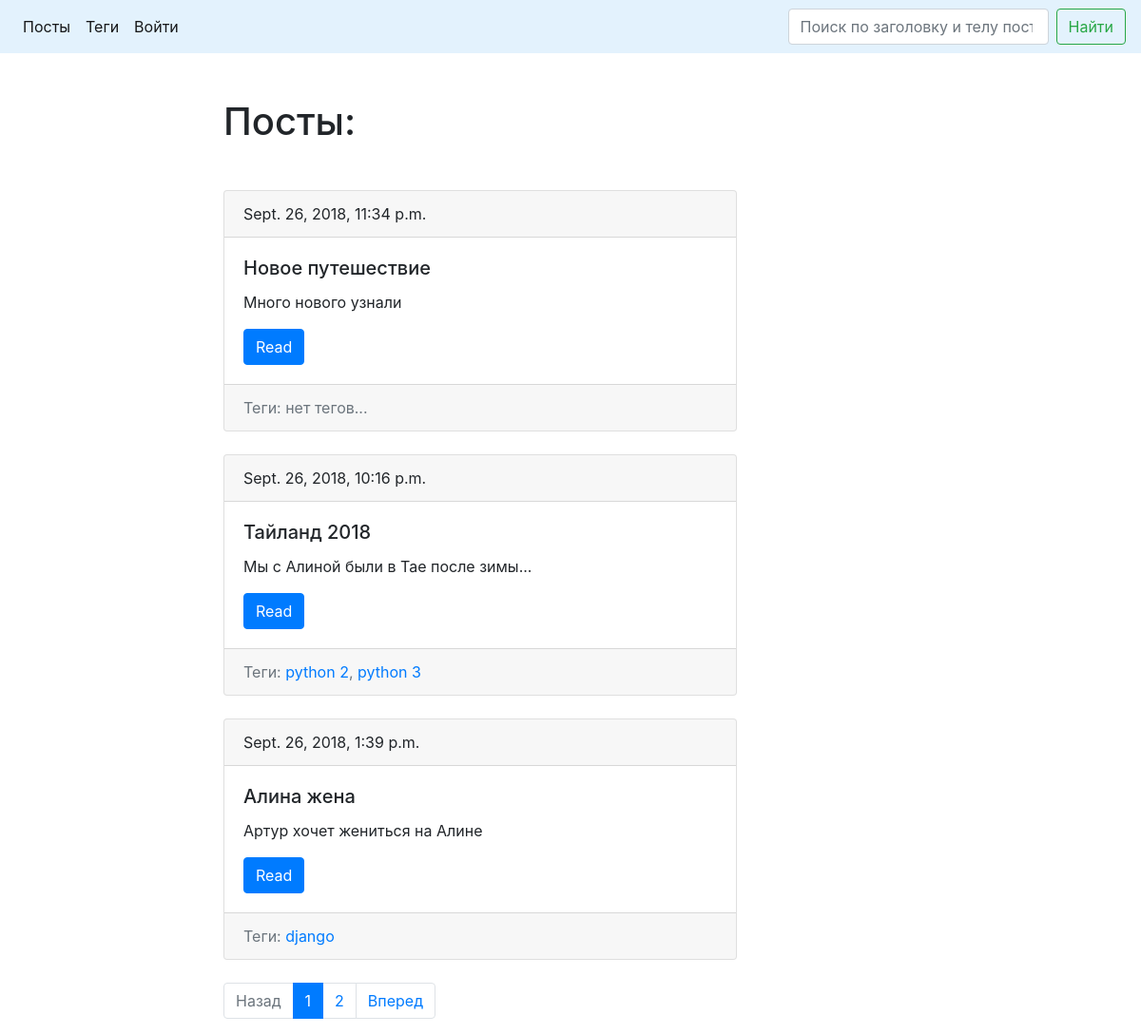
Before: /posts/page/1 with the older database file.
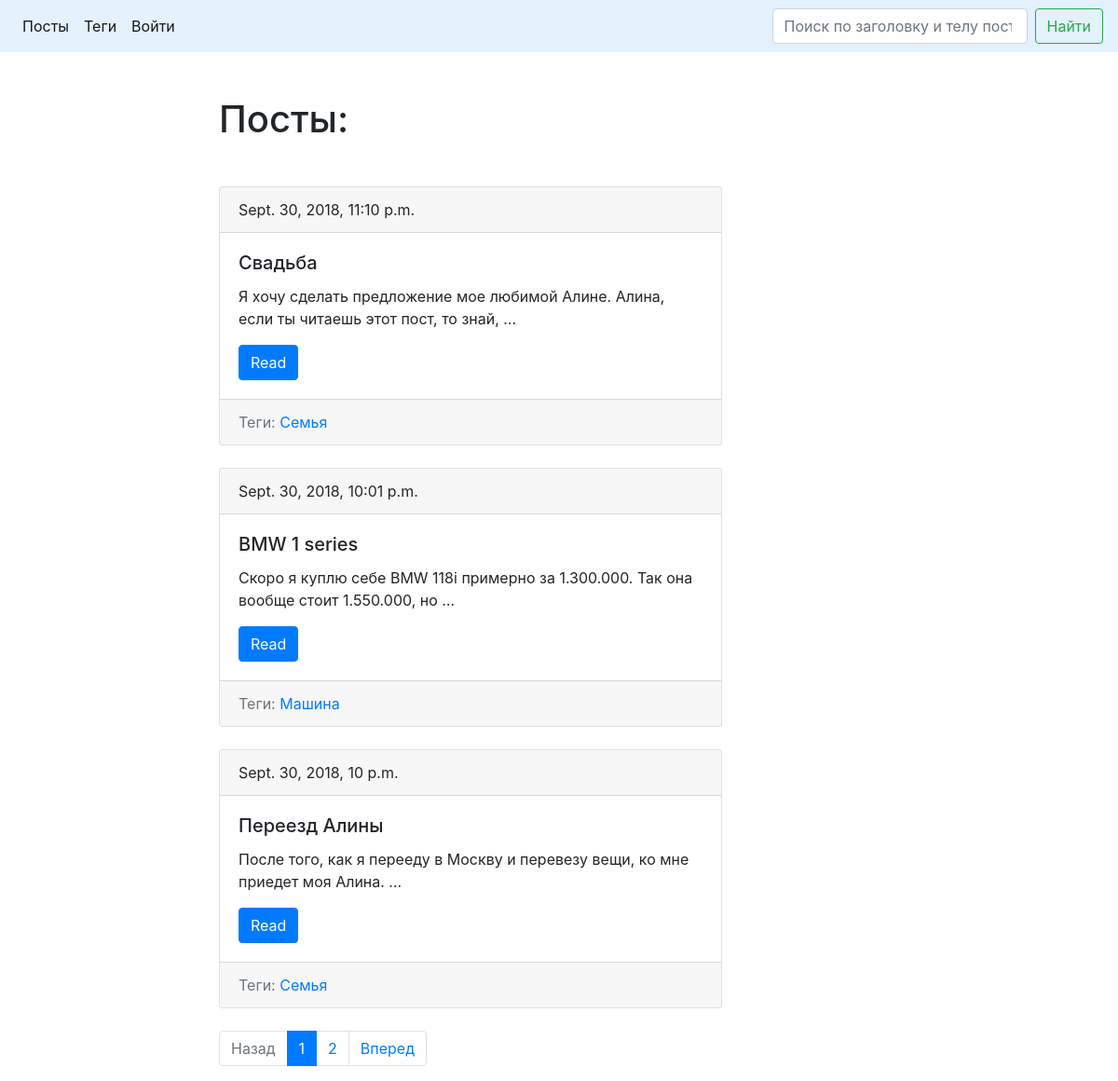
After: the same page with the newer database file.
### blog/models.py (models this page shows, shortened)
class Post(models.Model):
    title = models.CharField(verbose_name='Заголовок', max_length=150, db_index=True)
    slug = models.SlugField(max_length=150, blank=True, unique=True)
    body = models.TextField(verbose_name='Тело', blank=True, db_index=True)
    pub_date = models.DateTimeField(verbose_name='Дата публикации', auto_now_add=True)
    tags = models.ManyToManyField('Tag', blank=True, related_name='posts', verbose_name='Теги')
    def get_absolute_url(self):
        return reverse('post_detail_url', kwargs={'slug': self.slug})
    class Meta:
        ordering = ['-pub_date']

class Tag(models.Model):
    title = models.CharField(verbose_name='Заголовок', max_length=50)
    slug = models.SlugField(max_length=50, blank=True, unique=True)
    def get_absolute_url(self):
        return reverse('tag_detail_url', kwargs={'slug': self.slug})
    class Meta:
        ordering = ['title']

### blog/views.py (the view)
# urls.py: path('posts/page/<int:page_number>', views.PostsList.as_view(), name='posts_list_url'),
class PostsList(View):
    def get(self, request, page_number):
        search_query = request.GET.get('search', '')
        if search_query:
            posts = Post.objects.filter(Q(title__icontains=search_query) | Q(body__icontains=search_query))
        else:
            posts = Post.objects.all()
        paginator = Paginator(posts, 3)
        page = paginator.get_page(page_number)
        is_paginated = page.has_other_pages()
        previous_url, next_url = previous_next_url(page)
        return render(request, 'blog/index.html', context={
            'is_paginated': is_paginated,
            'previous_url': previous_url,
            'next_url': next_url,
            'page': page,
        })

### blog/views.py (called while the page is built)
def previous_next_url(page):
    if page.has_previous():
        previous_url = str(page.previous_page_number())
    else:
        previous_url = None
    if page.has_next():
        next_url = str(page.next_page_number())
    else:
        next_url = None
    return previous_url, next_url

### blog/templates/blog/index.html (shortened to what this page needs)
{% extends "blog/base_blog.html" %}
{% block content %}
    <h1 class="mb-5">Посты:</h1>
    {% for post in page.object_list %}
        {% include "blog/includes/post_card_template.html" %}
    {% endfor %}
{% endblock %}

### blog/templates/blog/base_blog.html (shortened to what this page needs)
{% extends "base.html" %}

### templates/base.html (shortened to what this page needs)
{% load static %}
<!DOCTYPE html>
<html lang="en">
<head>
    <link rel="stylesheet" href="https://stackpath.bootstrapcdn.com/bootstrap/4.1.3/css/bootstrap.min.css"
>
    <link rel="stylesheet" href="{% static 'css/styles.css' %}">
</head>
<body>
    <nav class="navbar navbar-expand-lg navbar-light" style="background-color: #e3f2fd;">
        <div class="collapse navbar-collapse" id="navbarSupportedContent">
            <ul class="navbar-nav mr-auto">
                <li class="nav-item active">
                    <a class="nav-link" href="{% url 'posts_list_url' page_number=1 %}">Посты</a>
                </li>
                <li class="nav-item active">
                    <a class="nav-link" href="{% url 'tags_list_url' %}">Теги</a>
                </li>
                <li class="nav-item active">
                    {% if request.user.is_authenticated %}
                        <a class="nav-link" href="{% url 'account:logout_url' %}"><b>{{ request.user.username }}</b> Выйти</a>
                    {% else %}
                        <a class="nav-link" href="{% url 'account:login_url' %}">Войти</a>
                    {% endif %}
                </li>
            </ul>
            <form class="form-inline my-2 my-lg-0">
                <input class="form-control mr-sm-2" type="search" placeholder="Поиск по заголовку и телу поста" aria-label="Search" name="search">
                <button class="btn btn-outline-success my-2 my-sm-0" type="submit">Найти</button>
            </form>
        </div>
    </nav>
    <div class="container mt-5">
        <div class="row">
            <div class="col-6 offset-md-2">
                {% block content %}{% endblock %}
                {% if is_paginated %}
                    <nav aria-label="...">
                        <ul class="pagination">
                            <li class="page-item {% if not previous_url %} disabled {% endif %}">
                                <a class="page-link" href="{{ previous_url }}" tabindex="-1">Назад</a>
                            </li>
                            {% for page_number in page.paginator.page_range %}
                                {% if page.number == page_number %}
                                    <li class="page-item active">
                                        <a class="page-link" href="{{ page_number }}">{{ page_number }}
                                        </a>
                                    </li>
                                {% elif page.number > page.number|add:-3  and page.number < page.number|add:3 %}
                                    <li class="page-item">
                                        <a class="page-link" href="{{ page_number }}">{{ page_number }}</a>
                                    </li>
                                {% endif %}
                            {% endfor %}
                            <li class="page-item {% if not next_url %} disabled {% endif %}">
                                <a class="page-link" href="{{ next_url }}">Вперед</a>
                            </li>
                        </ul>
                    </nav>
                {% endif %}
            </div>
        </div>
    </div>
</body>
</html>

### blog/templates/blog/includes/post_card_template.html
<div class="card mb-4">
    <div class="card-header">
        {{ post.pub_date }}
    </div>
    <div class="card-body">
        <h5 class="card-title">{{ post.title }}</h5>
        <p class="card-text">{{ post.body|truncatewords:15}}</p>
        <a href="{{ post.get_absolute_url }}" class="btn btn-primary">Read</a>
    </div>
    <div class="card-footer text-muted">
        Теги:
        {% for tag in post.tags.all %}
            {% if forloop.last %}
                <a href="{{ tag.get_absolute_url }}">{{ tag.title }}</a>
            {% else %}
                <a href="{{ tag.get_absolute_url }}">{{ tag.title }}</a>,
            {% endif %}
        {% empty %}
            нет тегов...
        {% endfor %}
     </div>
</div>

Changed rows visible on the page:
removed Post: pub_date "Sept. 26, 2018, 11:34 p.m.", title "Новое путешествие", body "Много нового узнали"
removed Post: pub_date "Sept. 26, 2018, 10:16 p.m.", title "Тайланд 2018", body "Мы с Алиной были в Тае после зимы..."
removed Tag: title "python 2", shown under Post "Sept. 26, 2018, 10:16 p.m."
removed Tag: title "python 3", shown under Post "Sept. 26, 2018, 10:16 p.m."
removed Post: pub_date "Sept. 26, 2018, 1:39 p.m.", title "Алина жена", body "Артур хочет жениться на Алине"
added Post: pub_date "Sept. 30, 2018, 11:10 p.m.", title "Свадьба", body "Я хочу сделать предложение мое любимой Алине. Алина, если ты читаешь этот пост, то знай, …"
added Tag: title "Семья"
added Post: pub_date "Sept. 30, 2018, 10:01 p.m.", title "BMW 1 series", body "Скоро я куплю себе BMW 118i примерно за 1.300.000. Так она вообще стоит 1.550.000, но …"
changed Post: loses Tag (title "django")
added Tag: title "Машина", shown under Post "Sept. 30, 2018, 10:01 p.m."
now on this page (row edited): Post: pub_date "Sept. 30, 2018, 10 p.m.", title "Переезд Алины", body "После того, как я перееду в Москву и перевезу вещи, ко мне приедет моя Алина. …"
